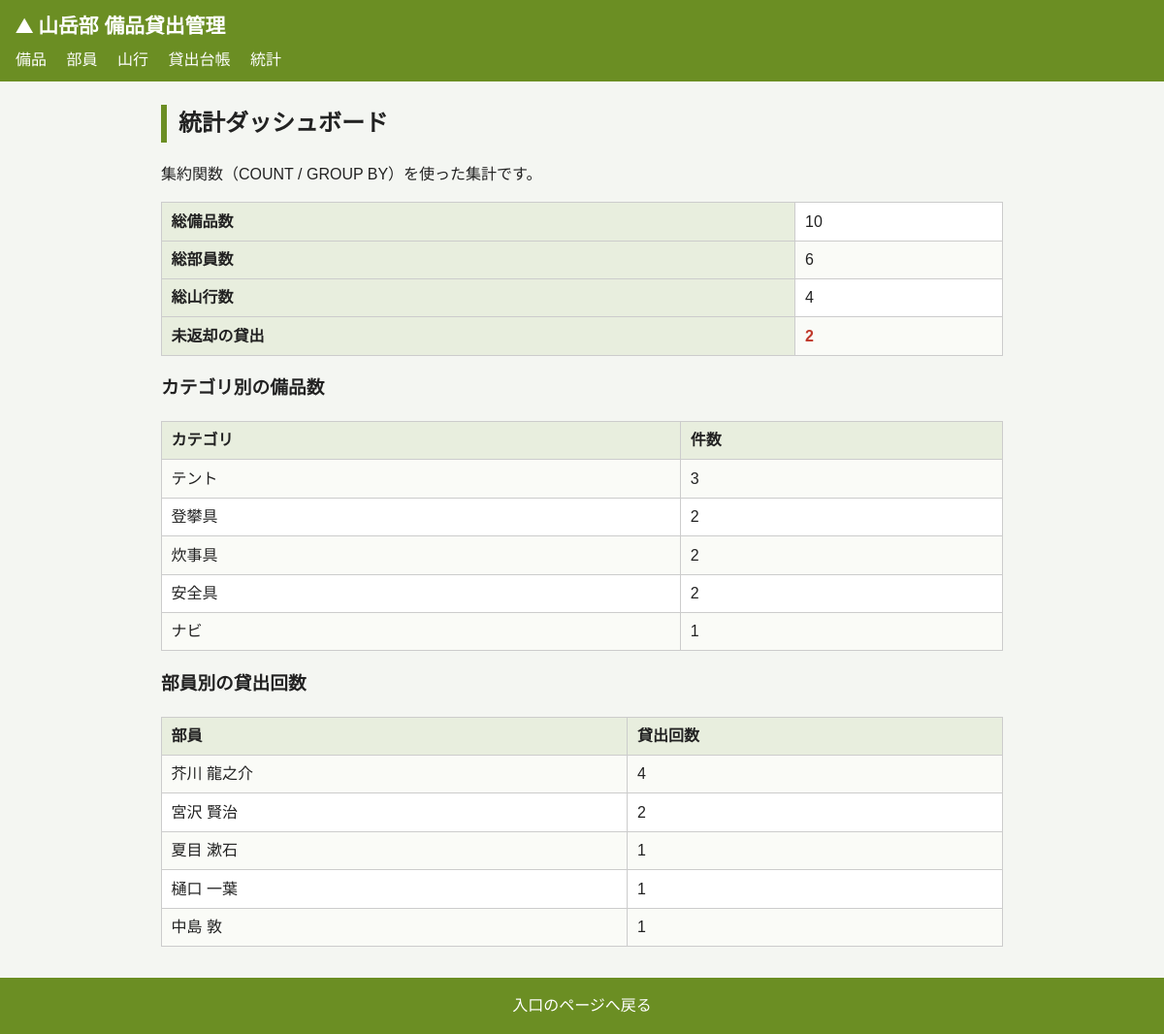
/dashboard, run on the app's committed database.
### tables this page shows
CREATE TABLE members (              -- 部員
  member_id   INTEGER PRIMARY KEY,
  name        TEXT NOT NULL,
  grade       INTEGER,
  role        TEXT,
  phone       TEXT,                 -- 先頭0や記号を保持するため文字列
  email       TEXT
);

### app.py (the view)
@app.route('/dashboard')
def dashboard() -> str:
    cur = get_db().cursor()
    total_equip = cur.execute('SELECT COUNT(*) AS n FROM equipment').fetchone()['n']
    total_member = cur.execute('SELECT COUNT(*) AS n FROM members').fetchone()['n']
    total_trip = cur.execute('SELECT COUNT(*) AS n FROM trips').fetchone()['n']
    outstanding = cur.execute(
        'SELECT COUNT(*) AS n FROM loans WHERE returned_on IS NULL'
    ).fetchone()['n']
    by_category = cur.execute(
        'SELECT category, COUNT(*) AS n FROM equipment '
        'GROUP BY category ORDER BY n DESC').fetchall()
    by_member = cur.execute(
        'SELECT m.name, COUNT(*) AS n '
        'FROM loans l JOIN members m ON l.member_id = m.member_id '
        'GROUP BY m.member_id ORDER BY n DESC, m.member_id').fetchall()
    return render_template('dashboard.html', total_equip=total_equip,
                           total_member=total_member, total_trip=total_trip,
                           outstanding=outstanding, by_category=by_category,
                           by_member=by_member)

### app.py (called while the page is built)
def get_db() -> sqlite3.Connection:
    db = getattr(g, '_database', None)
    if db is None:
        db = g._database = sqlite3.connect(DATABASE)
        db.execute('PRAGMA foreign_keys = ON')  # 外部キー制約を有効化
        db.row_factory = sqlite3.Row            # カラム名でアクセスできるよう設定
    return db

@app.teardown_appcontext
def close_connection(exception: Optional[BaseException]) -> None:
    db = getattr(g, '_database', None)
    if db is not None:
        db.close()

### templates/dashboard.html (shortened to what this page needs)
{% extends 'layout.html' %}
{% block content %}
<h2>統計ダッシュボード</h2>
<p>集約関数（COUNT / GROUP BY）を使った集計です。</p>
<table>
  <tr><th>総備品数</th><td>{{ total_equip }}</td></tr>
  <tr><th>総部員数</th><td>{{ total_member }}</td></tr>
  <tr><th>総山行数</th><td>{{ total_trip }}</td></tr>
  <tr><th>未返却の貸出</th><td class="status-out">{{ outstanding }}</td></tr>
</table>
<h3>カテゴリ別の備品数</h3>
<table>
  <tr><th>カテゴリ</th><th>件数</th></tr>
  {% for c in by_category %}
  <tr><td>{{ c.category }}</td><td>{{ c.n }}</td></tr>
  {% endfor %}
</table>
<h3>部員別の貸出回数</h3>
<table>
  <tr><th>部員</th><th>貸出回数</th></tr>
  {% for m in by_member %}
  <tr><td>{{ m.name }}</td><td>{{ m.n }}</td></tr>
  {% else %}
  <tr><td colspan="2">貸出はありません。</td></tr>
  {% endfor %}
</table>
{% endblock %}

### static/style.css (style rules this page uses)
* { box-sizing: border-box; }
body { font-family: "Hiragino Sans", "Yu Gothic", "Meiryo", sans-serif; margin: 0; color: #222; background: #f4f6f2; line-height: 1.6; }
h2 { border-left: 6px solid #6b8e23; padding-left: 0.5em; }
table { border-collapse: collapse; width: 100%; background: #fff; margin: 1em 0; }
th, td { border: 1px solid #ccc; padding: 0.4em 0.6em; text-align: left; }
th { background: #e8eede; }
tr:nth-child(even) td { background: #fafbf7; }
.status-out { color: #c0392b; font-weight: bold; }

### data on the page
members: name "芥川 龍之介", n "4"
members: name "宮沢 賢治", n "2"
members: name "夏目 漱石", n "1"
members: name "樋口 一葉", n "1"
members: name "中島 敦", n "1"

### other printed values
{{ total_equip }} "10"
{{ total_member }} "6"
{{ total_trip }} "4"
{{ outstanding }} "2"
{{ c.category }} "テント" "登攀具" "炊事具" "安全具" "ナビ"
{{ c.n }} "3" "2" "2" "2" "1"
